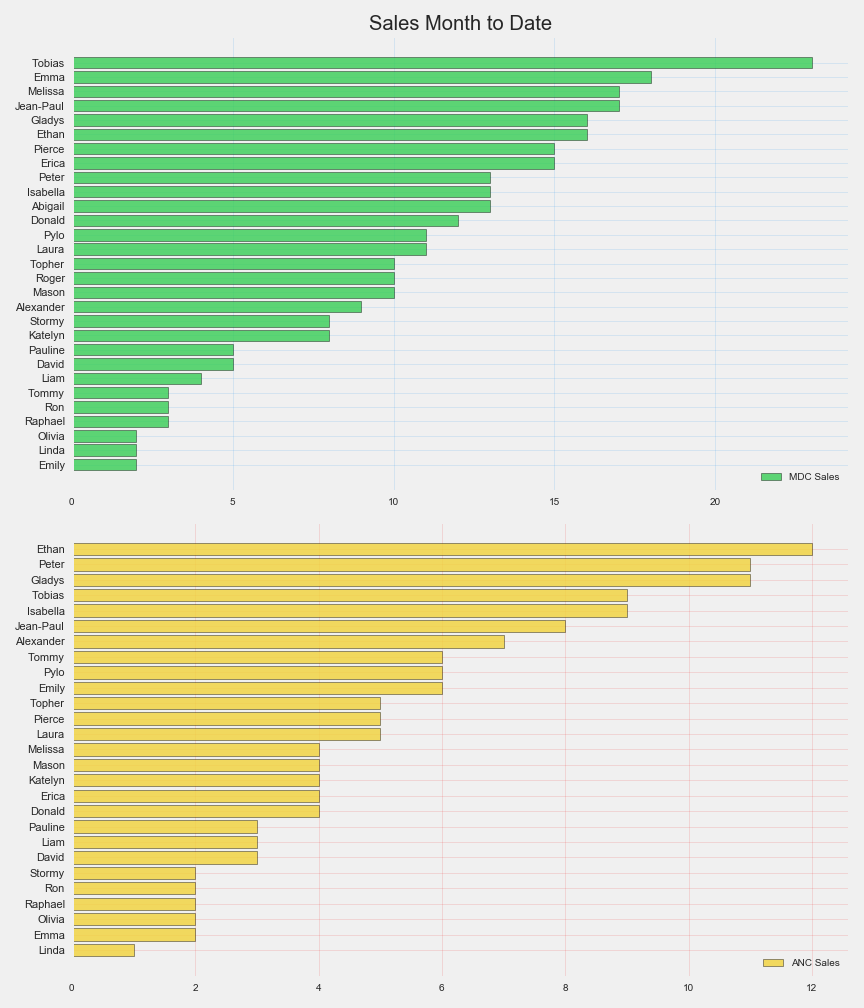

Generate this figure with Python:
import openpyxl
from matplotlib import pyplot as plt
import matplotlib.style as style
import matplotlib
import seaborn as sns; sns.set()
import operator
import warnings; warnings.simplefilter("ignore")
style.use('fivethirtyeight')


wb = openpyxl.load_workbook('EO.xlsx')
sheet = wb.get_active_sheet()
print("This sheet is named {}.".format(sheet.title))
enrl = str(sheet.cell(row = 1, column = 14).value)
prdct_type = str(sheet.cell(row = 1, column = 9).value)


agnt_mdcl_set = set()
agnt_anc_set = set()


for cntr in range(1, 50000):
    litem = str(sheet.cell(row = cntr + 1, column = 14).value)
    prdct = str(sheet.cell(row = cntr + 1, column = 9).value)
    if prdct == 'MG' or prdct == 'MA':
        agnt_mdcl_set.add(litem)
    if prdct == 'D' or prdct == 'V':
        agnt_anc_set.add(litem)


agnt_mdcl_list = sorted(list(agnt_mdcl_set))
agnt_anc_list = sorted(list(agnt_anc_set))


mdcl_dctnry = {}
anc_dctnry = {}


for i in agnt_mdcl_list:
    mdcl_dctnry[i] = 0

for i in agnt_anc_list:
    anc_dctnry[i] = 0


for cntr in range(50000):
    prdct = str(sheet.cell(row = cntr + 1, column = 9).value)
    agnt = str(sheet.cell(row = cntr + 1, column = 14).value)
    if prdct == 'MG' or prdct == 'MA':
        mdcl_dctnry[agnt] += 1
    if prdct == 'D' or prdct == 'V':
        anc_dctnry[agnt] += 1


sortedlistmdc = sorted(mdcl_dctnry.items(), key=operator.itemgetter(1))
sortedlistanc = sorted(anc_dctnry.items(), key=operator.itemgetter(1))


agntlistmdc = []
slslistmdc = []
for a, b in sortedlistmdc:
    agntlistmdc.append(a)
    slslistmdc.append(b)


agntlistanc = []
slslistanc = []
for a, b in sortedlistanc:
    agntlistanc.append(a)
    slslistanc.append(b)


matplotlib.rcParams.update({'ytick.labelsize': 11})
plt.figure(figsize=(12, 14))


ax = plt.subplot(211)
plt.barh(range(len(agntlistmdc)), slslistmdc, edgecolor = 'black', color = '#37ce55', alpha = 0.8, linewidth = 0.5)
ax.set_yticks(range(len(agntlistmdc)))
ax.set_yticklabels(agntlistmdc)
ax.grid(color='#399aef', alpha = 0.15)
ax.legend(["MDC Sales"])


ax2 = plt.subplot(212)
plt.barh(range(len(agntlistanc)), slslistanc, edgecolor = 'black', color = '#f2d33a', alpha = 0.8, linewidth = 0.5)
ax2.set_yticks(range(len(agntlistanc)))
ax2.set_yticklabels(agntlistanc)
ax2.grid(color='#ef3939', alpha = 0.15)
ax2.legend(["ANC Sales"])


plt.title('Sales Month to Date')
plt.tight_layout()


plt.savefig('Sales.png')


plt.show()
